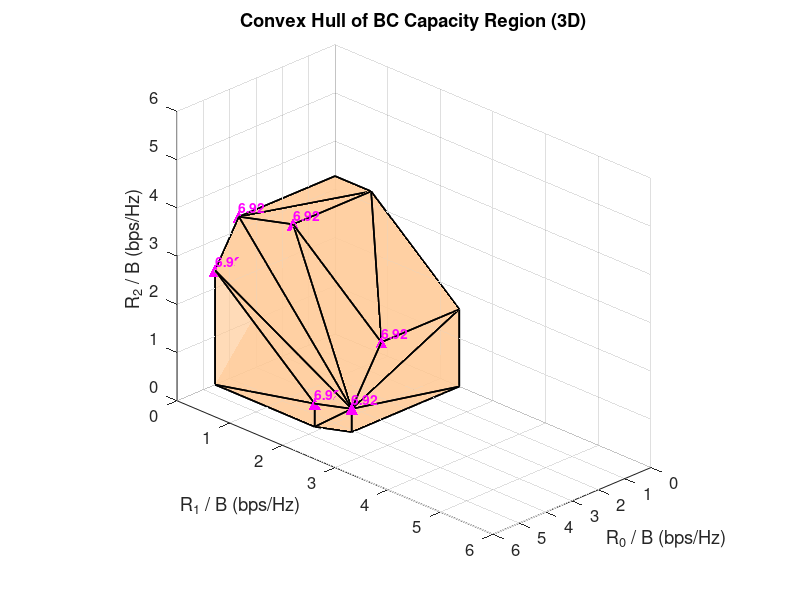

Reproduce this figure in MATLAB.
clear; clc; close all;

% === (1) BC points on each plane ===
P_plane = [
    4.5536, 0,      0;        % R1 only
    0,      2.3596, 0;        % R2 only
    4.5536, 1.8912, 0;        % R1->R2 (corner_xy_r)
    4.0852, 2.3596, 0;        % R2->R1 (corner_xy_b)

    0,      0,      3.2753;   % R3 only
    0,      2.3596, 1.6020;   % R2->R3 (corner_yz_r)
    0,      0.6863, 3.2753;   % R3->R2 (corner_yz_b)

    4.5536, 0,      2.3709;   % R1->R3 (corner_xz_r)
    3.6492, 0,      3.2753;   % R3->R1 (corner_xz_b)
];

% === (2) BC points on roofs ===
P_roof = [
    4.5536, 1.8912, 0.4797;   % p3d_xy_r
    4.0852, 2.3596, 0.4797;   % p3d_xy_b
    2.9629, 2.3596, 1.6020;   % p3d_yz_r
    2.9629, 0.6863, 3.2753;   % p3d_yz_b
    4.5536, 0.0000, 2.3709;   % p3d_xz_r
    3.6492, 0.0000, 3.2753;   % p3d_xz_b
];

% === (3) Merge all points ===
P = [P_plane; P_roof];

% === (4) Convex Hull  ===
K = convhull(P(:,1), P(:,2), P(:,3));

% === (5) 3D Convex Polyhedron  ===
figure(); hold on; grid on; camzoom(0.7);
trisurf(K, P(:,1), P(:,2), P(:,3), ...
        'FaceAlpha', 0.7, ...
        'FaceColor', [1 0.8 0.6], ...
        'EdgeColor', 'k', ...
        'LineWidth', 1.2);

% === (6) Plot===
xlabel('R_0 / B (bps/Hz)', 'FontSize', 12);
ylabel('R_1 / B (bps/Hz)', 'FontSize', 12);
zlabel('R_2 / B (bps/Hz)', 'FontSize', 12);
title('Convex Hull of BC Capacity Region (3D)', 'FontSize', 14);
axis vis3d;
xlim([0 6]); ylim([0 6]); zlim([0 6]);
view([-45, 25]);
set(gca, ...
    'XDir', 'reverse', ...
    'YDir', 'reverse', ...
    'BoxStyle', 'full', ...
    'FontSize', 12);

% === (6.5) 지붕 점 마커 및 Sum Rate 표시 ===
C_sum = 6.92;
scatter3(P_roof(:,1), P_roof(:,2), P_roof(:,3), ...
         80, '^', 'filled', 'MarkerFaceColor', 'm');

% 각 지붕 점에 sum rate 표시
for i = 1:size(P_roof,1)
    pt = P_roof(i,:);
    text(pt(1), pt(2), pt(3)+0.2, sprintf('%.2f', C_sum), ...
         'FontSize', 10, 'Color', 'm', 'FontWeight', 'bold');
end

% === (7) EPS 저장 ===
print(gcf, 'hw7_com_convex_hull_3D_prec_BC.eps', '-depsc2');
